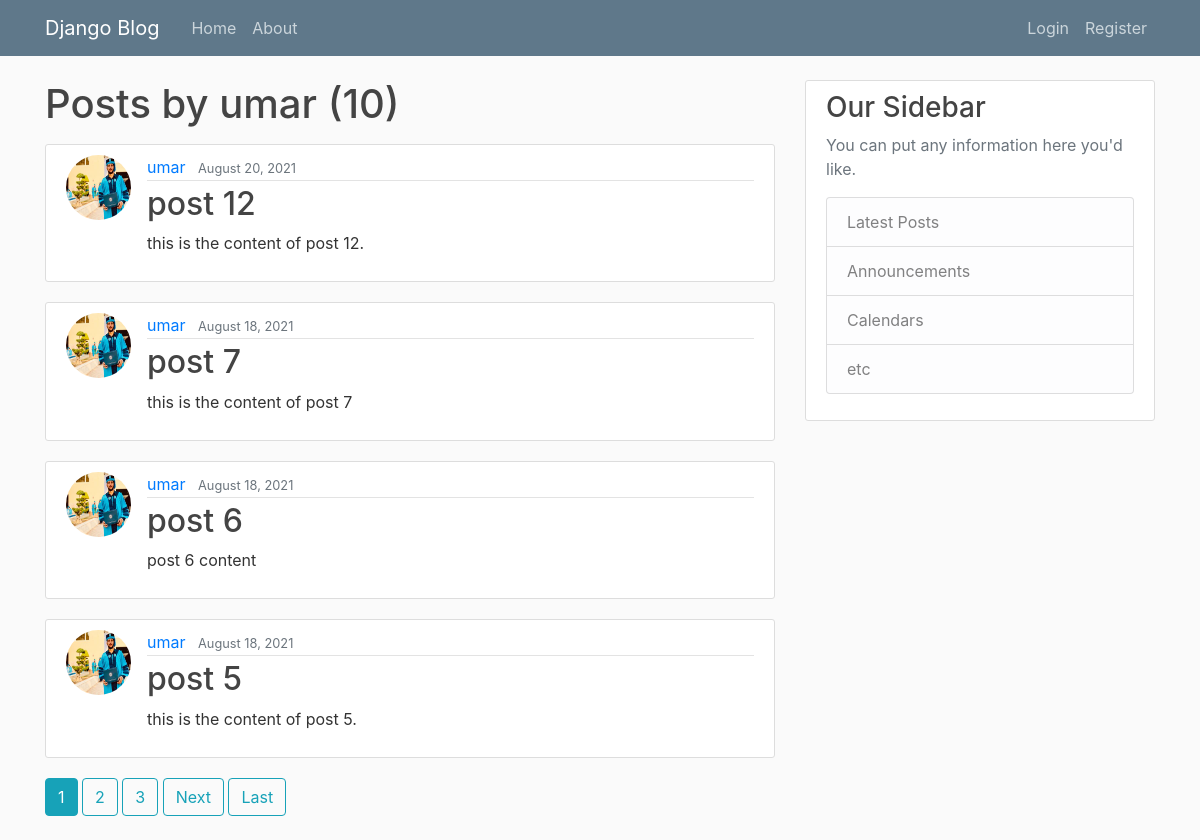
Page /post/umar on the committed database.
### blog/models.py (models this page shows, shortened)
class Post(models.Model):
    title=models.CharField(max_length=40)
    content=models.TextField()
    date_posted=models.DateTimeField(default=timezone.now)
    author=models.ForeignKey(User, on_delete=models.CASCADE)

### users/models.py (models this page shows, shortened)
class Profile(models.Model):
    user = models.OneToOneField(User, on_delete=models.CASCADE)
    image=models.ImageField(default='default.jpg', upload_to='profile_pics')

### blog/views.py (the view)
# urls.py: path('post/<str:username>', userpostlistview.as_view(), name='user-posts'),
class userpostlistview(ListView):           #Example of class based views.
    model= Post
    template_name = 'blog/user-posts.html'   # <app>/<model>_<viewpoint>.html
    context_object_name = 'posts'
    paginate_by = 4            #number of post objects which should be shown per page
    def get_queryset(self):
        user = get_object_or_404(User, username=self.kwargs.get('username'))
        return Post.objects.filter(author=user).order_by('-date_posted')

### blog/templates/blog/user-posts.html (shortened to what this page needs)
{% extends "blog/base.html" %}
{% block content %}
    <h1 class="mb-3">Posts by {{ view.kwargs.username }} ({{ page_obj.paginator.count }})</h1>
    {% for post in posts %}
        <article class="media content-section">
          <img class="rounded-circle article-img" src="{{ post.author.profile.image.url }}">
          <div class="media-body">
            <div class="article-metadata">
              <a class="mr-2" href="{% url 'user-posts' post.author.username %}">{{ post.author }}</a>
              <small class="text-muted">{{ post.date_posted|date:"F d, Y" }}</small>
            </div>
            <h2><a class="article-title" href="{% url 'post-detail' post.id %}">{{ post.title }}</a></h2>
            <p class="article-content">{{ post.content }}</p>
          </div>
        </article>
    {% endfor %}
    {% if is_paginated %}
      {% for num in page_obj.paginator.page_range %}
        {% if page_obj.number == num %}
          <a class="btn btn-info mb-4" href="?page={{ num }}">{{ num }}</a>
        {% elif num > page_obj.number|add:'-3' and num < page_obj.number|add:'3' %}
          <a class="btn btn-outline-info mb-4" href="?page={{ num }}">{{ num }}</a>
        {% endif %}
      {% endfor %}
      {% if page_obj.has_next %}
        <a class="btn btn-outline-info mb-4" href="?page={{ page_obj.next_page_number }}">Next</a>
        <a class="btn btn-outline-info mb-4" href="?page={{ page_obj.paginator.num_pages }}">Last</a>
      {% endif %}
    {% endif %}
{% endblock content %}

### blog/static/blog/main.css (style rules this page uses)
body { background: #fafafa; color: #333333; margin-top: 5rem; }
h1, h2, h3, h4, h5, h6 { color: #444444; }
.content-section { background: #ffffff; padding: 10px 20px; border: 1px solid #dddddd; border-radius: 3px; margin-bottom: 20px; }
.article-title { color: #444444; }
.article-content { white-space: pre-line; }
.article-img { height: 65px; width: 65px; margin-right: 16px; }
.article-metadata { padding-bottom: 1px; margin-bottom: 4px; border-bottom: 1px solid #e3e3e3 }

### rows in the picture
Post: author.profile.image (picture), author "umar", date_posted "August 20, 2021", title "post 12", content "this is the content of post 12."
Post: author.profile.image (picture), author "umar", date_posted "August 18, 2021", title "post 7", content "this is the content of post 7"
Post: author.profile.image (picture), author "umar", date_posted "August 18, 2021", title "post 6", content "post 6 content"
Post: author.profile.image (picture), author "umar", date_posted "August 18, 2021", title "post 5", content "this is the content of post 5."

### other values in the picture
{{ view.kwargs.username }} "umar"
{{ page_obj.paginator.count }} "10"
{{ num }} "1"
{{ num }} "2" "3"
